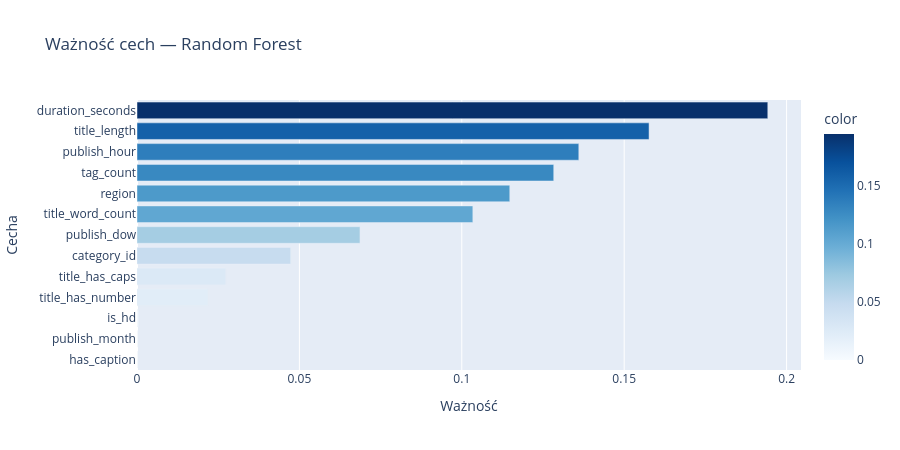

Notebook code cell kept with this figure:
### Code cell
# ── Ważność cech (najlepszy model) ────────────────────────────────────────────
best_model    = rf if acc_rf >= acc_xgb else xgb_model
best_name     = "Random Forest" if acc_rf >= acc_xgb else "XGBoost"
importances   = pd.Series(best_model.feature_importances_, index=FEATURES)
importances   = importances.sort_values(ascending=True)

fig = px.bar(
    x=importances.values, y=importances.index,
    orientation="h",
    title=f"Ważność cech — {best_name}",
    labels={"x": "Ważność", "y": "Cecha"},
    color=importances.values,
    color_continuous_scale="Blues"
)
fig.update_layout(showlegend=False, height=450)
fig.show()

### Figure 1 — Plotly figure (JSON) as saved in the notebook; plotly's stock layout.template omitted (floating-point values rounded to 4 significant figures)
{"data": [{"hovertemplate": "Ważność=%{x}<br>Cecha=%{y}<br>color=%{marker.color}<extra></extra>", "legendgroup": "", "marker": {"color": [0.0, 0.0, 0.0004824, 0.0218, 0.02736, 0.04731, 0.06866, 0.1034, 0.1148, 0.1283, 0.136, 0.1577, 0.1942], "coloraxis": "coloraxis", "pattern": {"shape": ""}}, "name": "", "orientation": "h", "showlegend": false, "textposition": "auto", "type": "bar", "x": [0.0, 0.0, 0.0004824, 0.0218, 0.02736, 0.04731, 0.06866, 0.1034, 0.1148, 0.1283, 0.136, 0.1577, 0.1942], "xaxis": "x", "y": ["has_caption", "publish_month", "is_hd", "title_has_number", "title_has_caps", "category_id", "publish_dow", "title_word_count", "region", "tag_count", "publish_hour", "title_length", "duration_seconds"], "yaxis": "y"}], "layout": {"barmode": "relative", "coloraxis": {"colorbar": {"title": {"text": "color"}}, "colorscale": [[0, "rgb(247,251,255)"], [0.125, "rgb(222,235,247)"], [0.25, "rgb(198,219,239)"], [0.375, "rgb(158,202,225)"], [0.5, "rgb(107,174,214)"], [0.625, "rgb(66,146,198)"], [0.75, "rgb(33,113,181)"], [0.875, "rgb(8,81,156)"], [1, "rgb(8,48,107)"]]}, "height": 450, "legend": {"tracegroupgap": 0}, "showlegend": false, "title": {"text": "Ważność cech — Random Forest"}, "xaxis": {"anchor": "y", "domain": [0, 1], "title": {"text": "Ważność"}}, "yaxis": {"anchor": "x", "domain": [0, 1], "title": {"text": "Cecha"}}}}
